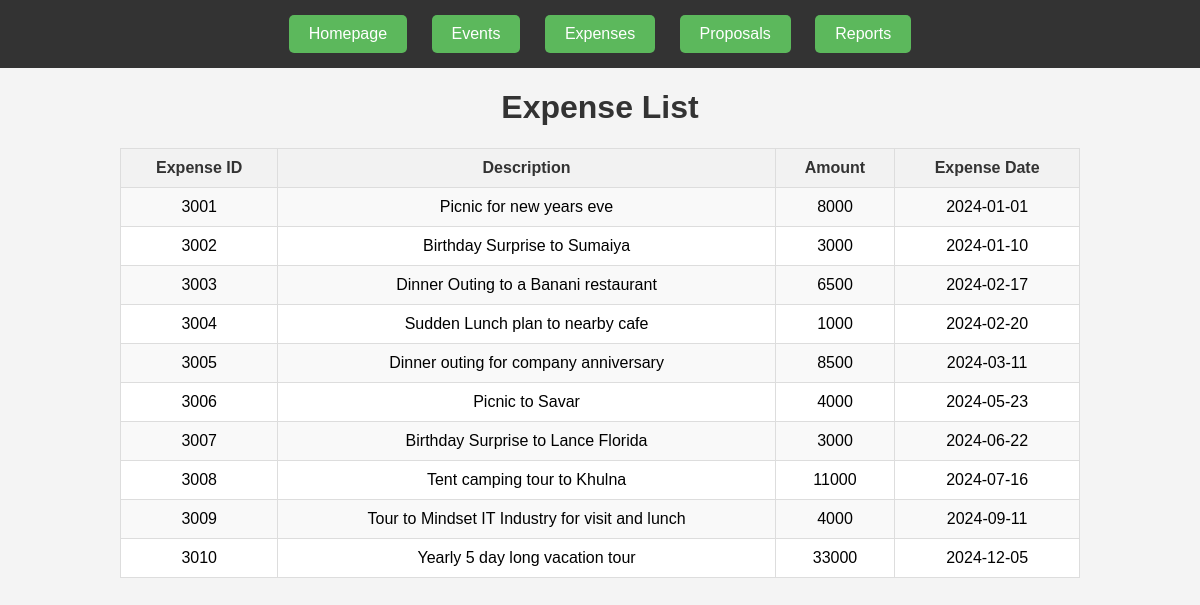
The app's page /views/expense.php with its own data.
### tables this page shows
CREATE TABLE `expense` (
  `exp_id` int(11) NOT NULL,
  `description` varchar(100) NOT NULL,
  `amount` int(11) NOT NULL,
  `expense_date` date NOT NULL
);

### models/mydb.php (called while the page is built, shortened)
<?php
class Model
{
    function viewExpense($conn){
      $sql="SELECT * FROM expense";
      $result= $conn->query($sql);
      return $result;
  }
}
?>

### controllers/expense.php (the view)
<?php
include '../models/mydb.php';
$str='';
$mydb= new Model();
$conobj= $mydb->OpenCon();
$result=$mydb->viewExpense($conobj);
if ($result->num_rows > 0) {
    while ($row = $result->fetch_assoc())
        $str = $str . "<tr><td>" . $row['exp_id']."</td><td>" . $row['description']."</td><td>".$row['amount']."</td><td>". $row['expense_date']. "</tr>";
    }
else {
    echo "Error Occurred: " . $conobj->error;
}

### css/header.css (style rules this page uses)
body { font-family: Arial, sans-serif; margin: 0; padding: 0; background-color: #f4f4f4; }

### css/style.css (style rules this page uses)
body { font-family: Arial, sans-serif; margin: 0; padding: 0; background-color: #f4f4f4; }
table, th, td { border: 1px solid #ddd; padding: 10px; }
td { text-align: center; }
tr:nth-child(even) { background-color: #f9f9f9; }

### records on screen
expense: exp_id "3001", description "Picnic for new years eve", amount "8000", expense_date "2024-01-01"
expense: exp_id "3002", description "Birthday Surprise to Sumaiya", amount "3000", expense_date "2024-01-10"
expense: exp_id "3003", description "Dinner Outing to a Banani restaurant", amount "6500", expense_date "2024-02-17"
expense: exp_id "3004", description "Sudden Lunch plan to nearby cafe", amount "1000", expense_date "2024-02-20"
expense: exp_id "3005", description "Dinner outing for company anniversary", amount "8500", expense_date "2024-03-11"
expense: exp_id "3006", description "Picnic to Savar", amount "4000", expense_date "2024-05-23"
expense: exp_id "3007", description "Birthday Surprise to Lance Florida", amount "3000", expense_date "2024-06-22"
expense: exp_id "3008", description "Tent camping tour to Khulna", amount "11000", expense_date "2024-07-16"
expense: exp_id "3009", description "Tour to Mindset IT Industry for visit and lunch", amount "4000", expense_date "2024-09-11"
expense: exp_id "3010", description "Yearly 5 day long vacation tour", amount "33000", expense_date "2024-12-05"
